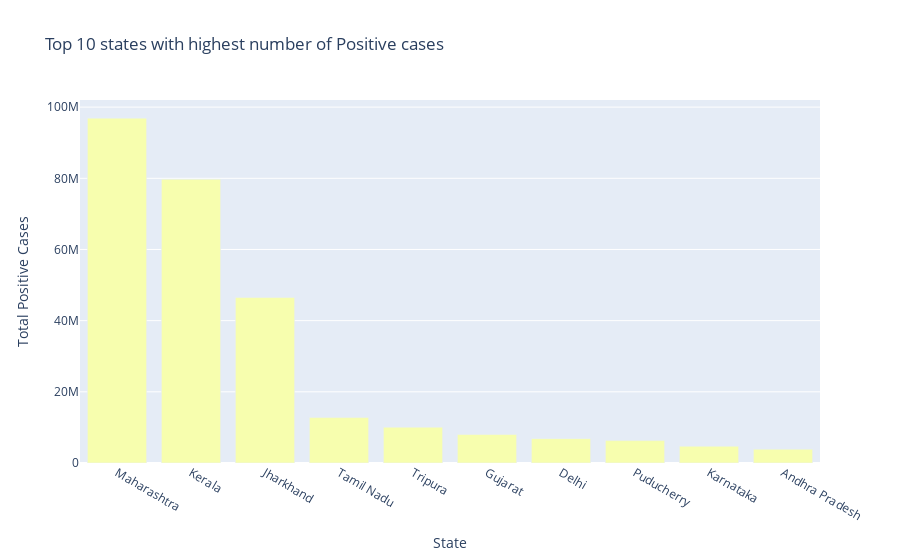

Here is the notebook cell this chart was saved with:
### Code cell
px.bar(x=covid_testing_state.nlargest(10,"Positive")["State"],
       y = covid_testing_state.nlargest(10,"Positive")["Positive"],
       labels={'y':'Total Positive Cases','x':'State'},
       color_discrete_sequence=px.colors.sequential.Bluyl,
       title="Top 10 states with highest number of Positive cases")

### Figure 1 — Plotly figure (JSON) as saved in the notebook; plotly's stock layout.template omitted (floating-point values rounded to 4 significant figures)
{"data": [{"alignmentgroup": "True", "hovertemplate": "State=%{x}<br>Total Positive Cases=%{y}<extra></extra>", "legendgroup": "", "marker": {"color": "rgb(247, 254, 174)", "pattern": {"shape": ""}}, "name": "", "offsetgroup": "", "orientation": "v", "showlegend": false, "textposition": "auto", "type": "bar", "x": ["Maharashtra", "Kerala", "Jharkhand", "Tamil Nadu", "Tripura", "Gujarat", "Delhi", "Puducherry", "Karnataka", "Andhra Pradesh"], "xaxis": "x", "y": [96901583, 79723175, 46499325, 12772604, 10061637, 8009517, 6848173, 6287323, 4701197, 3859260], "yaxis": "y"}], "layout": {"barmode": "relative", "legend": {"tracegroupgap": 0}, "title": {"text": "Top 10 states with highest number of Positive cases"}, "xaxis": {"anchor": "y", "domain": [0, 1], "title": {"text": "State"}}, "yaxis": {"anchor": "x", "domain": [0, 1], "title": {"text": "Total Positive Cases"}}}}
